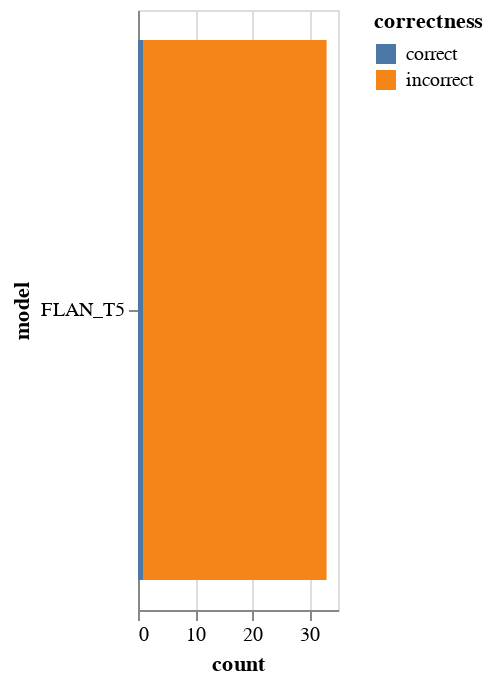

Source (notebook cell):
### Code cell
group_length_200.visualize_models(models=["FLAN_T5"])

### Figure 1 — Vega-Lite specification as saved in the notebook (floating-point values rounded to 4 significant figures)
{"$schema": "https://vega.github.io/schema/vega-lite/v3.2.1.json", "config": {"mark": {"tooltip": null}, "view": {"height": 300, "width": 400}}, "data": {"name": "data-87efc58a8a092b594f6a8f3054723e42"}, "datasets": {"data-87efc58a8a092b594f6a8f3054723e42": [{"correctness": "correct", "count": 1, "model": "FLAN_T5"}, {"correctness": "incorrect", "count": 32, "model": "FLAN_T5"}]}, "encoding": {"color": {"field": "correctness", "scale": {"domain": ["correct", "incorrect"]}, "type": "nominal"}, "tooltip": [{"field": "model", "type": "nominal"}, {"field": "count", "type": "quantitative"}, {"field": "correctness", "type": "nominal"}], "x": {"field": "count", "stack": "zero", "type": "quantitative"}, "y": {"field": "model", "type": "nominal"}}, "mark": "bar", "width": 100}
